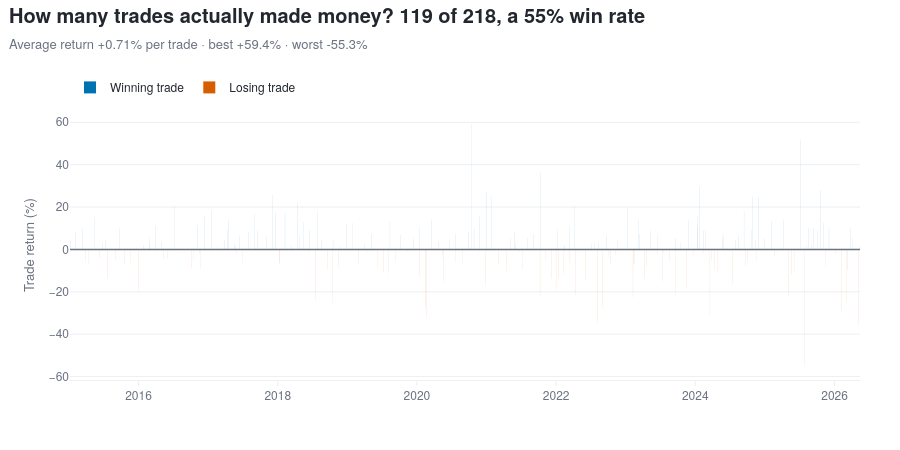

Source (notebook cell):
### Markdown cell above
**Finding.** Framing the same result in dollars rather than percentages makes the spread
between approaches concrete, and makes clear that the gap between the best strategy and the
index compounds substantially over eleven years.

---

## Q6 · How many individual trades actually made money?

*Dashboard: What If page, second figure*

An equity curve can rise on a handful of outsized winners while most trades lose. This shows
the distribution behind the curve.

### Code cell
t = trades.copy()
t['entry_date'] = pd.to_datetime(t['entry_date'])
wins, losses = t[t.return_pct > 0], t[t.return_pct <= 0]

fig = go.Figure()
for d, colour, name in [(wins, POS, 'Winning trade'), (losses, NEG, 'Losing trade')]:
    if d.empty:
        continue
    fig.add_trace(go.Bar(x=d.entry_date, y=d.return_pct, name=name,
                         marker_color=colour, marker_line_width=0,
                         customdata=d.ticker if 'ticker' in d.columns else None,
                         hovertemplate='%{customdata}<br>%{x|%d %b %Y}'
                                       '<br>%{y:+.1f}%<extra></extra>'))
fig.add_hline(y=0, line_color=MUTED, line_width=1.5)
fig.update_yaxes(title='Trade return (%)')
fig.update_layout(bargap=0.3,
                  legend=dict(orientation='h', y=1.03, x=0, yanchor='bottom'))
wr = len(wins) / len(t) * 100
titled(fig, f'How many trades actually made money? {len(wins)} of {len(t)}, a {wr:.0f}% win rate',
       f'Average return {t.return_pct.mean():+.2f}% per trade · '
       f'best {t.return_pct.max():+.1f}% · worst {t.return_pct.min():+.1f}%', height=450)
fig.show()
